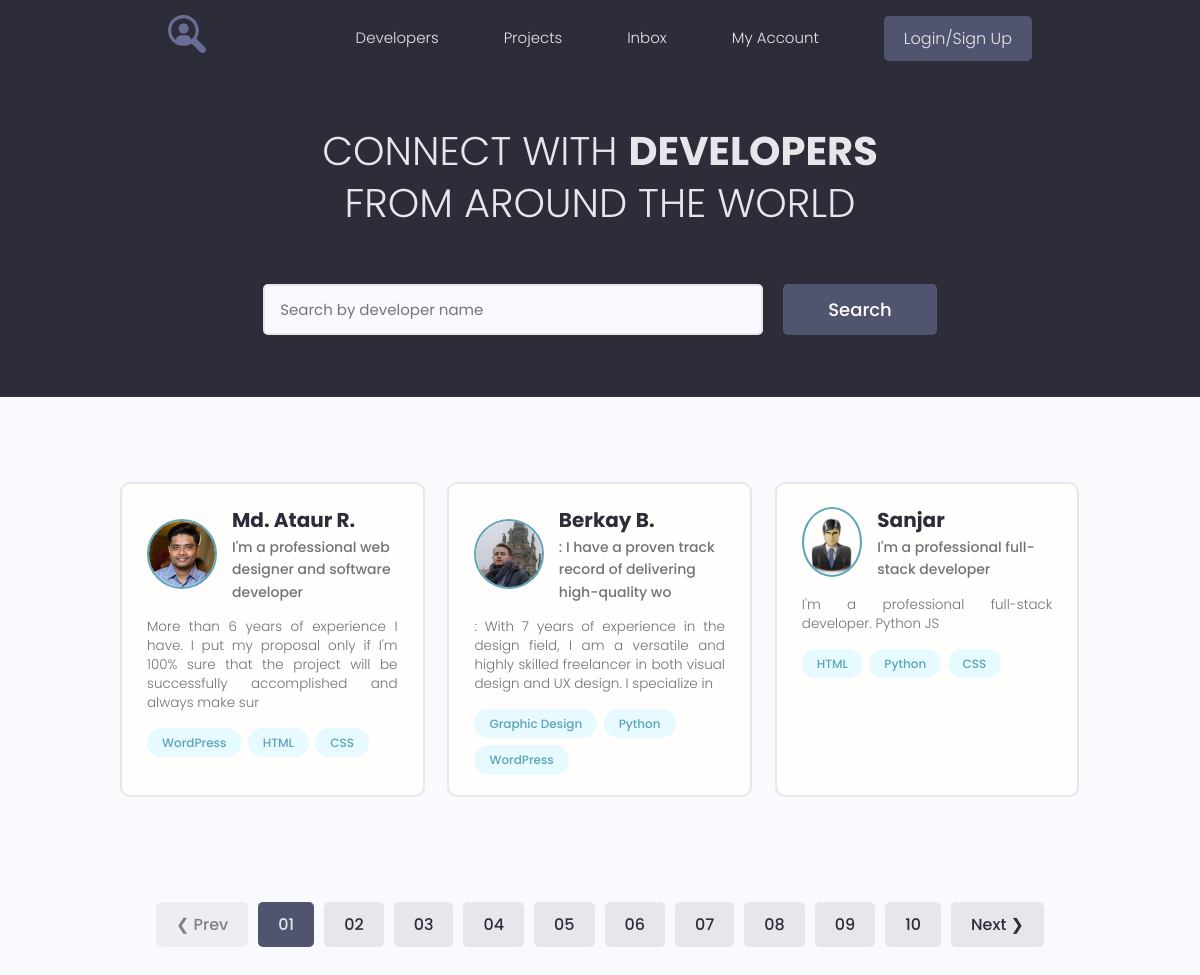
The page / on the database its author committed.
### users/models.py (models this page shows, shortened)
class Profile(models.Model):
    user = models.OneToOneField(User, on_delete=models.CASCADE, blank=True)
    name = models.CharField(max_length=200, blank=True)
    email = models.EmailField(max_length=500, blank=True)
    username = models.CharField(max_length=200, blank=True)
    short_intro = models.CharField(max_length=200, blank=True)
    bio = models.TextField(blank=True)
    profile_image = models.ImageField(upload_to="profiles/", default="profiles/user-default.png")
    social_github = models.CharField(max_length=200, blank=True)
    social_youtube = models.CharField(max_length=200, blank=True)
    social_website = models.CharField(max_length=200, blank=True)
    created = models.DateTimeField(auto_now_add=True)

class Skill(models.Model):
    owner = models.ForeignKey(Profile, on_delete=models.CASCADE, blank=True)
    name = models.CharField(max_length=200, blank=True)
    description = models.TextField(blank=True)
    created = models.DateTimeField(auto_now_add=True)
    def __str__(self):
        return self.name

### users/views.py (the view)
# urls.py: path('', views.profiles, name='profiles'),
def profiles(request):
    prof = Profile.objects.all()
    context = {'profiles': prof}
    return render(request, 'users/index.html', context)

### users/templates/users/index.html (shortened to what this page needs)
{% extends 'projects/base.html' %}
{% block content %}
  <main class="home">
    <section class="hero-section text-center">
      <div class="container container--narrow">
        <div class="hero-section__box">
          <h2>CONNECT WITH <span>DEVELOPERS</span></h2>
          <h2>FROM AROUND THE WORLD</h2>
        </div>
        <div class="hero-section__search">
          <form class="form" action="#" method="get">
            <div class="form__field">
              <input class="input input--text" id="formInput#search" type="text" name="text"
                placeholder="Search by developer name" />
            </div>
            <input class="btn btn--sub btn--lg" type="submit" value="Search" />
          </form>
        </div>
      </div>
    </section>
    <section class="devlist">
      <div class="container">
        <div class="grid grid--three">
          {% for profile in profiles %}
          <div class="column card">
            <div class="dev">
              <a href="{% url 'user_profile' profile.id %}" class="card__body">
                <div class="dev__profile">
                  <img class="avatar avatar--md" src="{{ profile.profile_image.url }}" alt="image" />
                  <div class="dev__meta">
                    <h3>{{ profile.name }}</h3>
                    <h5>{{ profile.short_intro|slice:"60" }}</h5>
                  </div>
                </div>
                <p class="dev__info">
                  {{ profile.bio|slice:"150" }}
                </p>
                <div class="dev__skills">
                  {% for skill in profile.skill_set.all|slice:"3" %}
                  <span class="tag tag--pill tag--main">
                    <small>{{ skill }}</small>
                  </span>
                  {% endfor %}
                </div>
              </a>
            </div>
          </div>
          {% endfor %}
        </div>
      </div>
    </section>
    <div class="pagination">
      <ul class="container">
        <li><a href="#" class="btn btn--disabled">&#10094; Prev</a></li>
        <li><a href="#" class="btn btn--sub">01</a></li>
        <li><a href="#" class="btn">02</a></li>
        <li><a href="#" class="btn">03</a></li>
        <li><a href="#" class="btn">04</a></li>
        <li><a href="#" class="btn">05</a></li>
        <li><a href="#" class="btn">06</a></li>
        <li><a href="#" class="btn">07</a></li>
        <li><a href="#" class="btn">08</a></li>
        <li><a href="#" class="btn">09</a></li>
        <li><a href="#" class="btn">10</a></li>
        <li><a href="#" class="btn">Next &#10095;</a></li>
      </ul>
    </div>
  </main>
{% endblock %}

### projects/static/styles/app.css (style rules this page uses)
:root { --color-sub: #2d2d39; }
.btn--sub { background-color: var(--color-sub-light); }
.card { border: 2px solid var(--color-light); }
img { width: 100%; }
.hero-section { height: 40vh; display: flex; align-items: center; background-color: var(--color-sub); }
.hero-section__box { margin-bottom: 4rem; }
.hero-section__box > h2, .hero-section__box > h2 > span { font-size: 4rem; color: var(--color-light); line-height: 1.3; text-transform: uppercase; }
.hero-section__box > h2 { font-weight: 300; }
.hero-section__box > h2 > span { font-weight: 700; }
.hero-section__search > .form { display: flex; align-items: center; justify-content: center; gap: 2rem; }
.hero-section__search > .form input.input--text { width: 50rem; }
.devlist { margin-top: 8rem; }
.devlist .grid { align-items: stretch; }
.devlist .dev .dev__profile { display: flex; align-items: center; gap: 1.5rem; }
.devlist .dev .dev__meta h3 { color: var(--color-sub); font-size: 2rem; font-weight: 700; }
.devlist .dev .dev__meta h5 { color: var(--color-text); font-size: 1.4rem; font-weight: 500; }
.devlist .dev .dev__info { margin: 1.5rem 0; font-size: 1.35rem; line-height: 1.4; text-align: justify; }
.pagination { margin-top: 8rem; margin-bottom: 10rem; }
.pagination > ul { flex-wrap: wrap; list-style: none; display: flex; align-items: center; justify-content: center; gap: 1rem; }
.pagination .btn { color: var(--color-sub); }
.pagination .btn.btn--sub { color: var(--color-light); }

### projects/static/uikit/styles/modules/_variables.css (style rules this page uses)
:root { --color-main: #5aa5b9; --color-main-light: #e6faff; --color-sub: #3f4156; --color-sub-light: #51546e; --color-sub-lighter: #ededfd; --color-text: #737373; --color-gray: #8b8b8b; --color-light: #e5e7eb; --color-light-gray: #767676; --color-bg: #f8fafd; --color-white: #fffefd; --color-white-light: #f3f3f3; --color-success: #359e64; --color-success-bg: #def8e8; --color-error: #fc4b0b; --color-error-bg: #fff2ee; --font-base: 'Poppins', arial, helvetica, 'Segoe UI', roboto, ubuntu, sans-serif; --font-monospace: 'Fira Code', 'Courier New', courier, monospace; --font-regular: 300; --font-medium: 500; --font-bold: 700; --generic-shadow: 1px 1px 5px #00000010; --generic-transition: all 0.3s ease-in-out; }

### projects/static/uikit/styles/modules/_base.css (style rules this page uses)
* { margin: 0; padding: 0; box-sizing: border-box; text-rendering: optimizeLegibility; color: inherit; font-size: inherit; }
html { font-size: 50%; }
@media only screen and (min-width: 480px) { html { font-size: 56.25%; } }
@media only screen and (min-width: 1200px) { html { font-size: 62.5%; } }
body { line-height: 1.6; font-weight: 400; font-size: 1.5rem; color: var(--color-text); background-color: var(--color-bg); min-height: 100vh; }

### projects/static/uikit/styles/modules/_typography.css (style rules this page uses)
* { font-family: var(--font-base); }
h2 { font-size: 3.6rem; font-weight: var(--font-bold); }
h3 { font-size: 3.2rem; font-weight: var(--font-medium); }
h5 { font-size: 2.4rem; font-weight: var(--font-medium); }
h5, h6 { font-weight: var(--font-regular); }
p, span, strong { font-size: 1.6rem; color: var(--color-text); font-weight: var(--font-regular); }
a { padding-bottom: 2px; text-decoration: none; display: inline-block; color: var(--color-main); font-weight: var(--font-medium); }

### projects/static/uikit/styles/modules/_utilities.css (style rules this page uses)
.container { width: 92%; max-width: 165rem; margin: 0 auto; box-sizing: border-box; }
.container--narrow { width: 92%; max-width: 120rem; }
@media screen and (min-width: 1000px) { .container { width: 90%; } }
@media screen and (min-width: 1000px) { .container--narrow { width: 85%; } }
@media screen and (min-width: 1200px) { .container { width: 80%; } }
@media screen and (min-width: 1200px) { .container--narrow { width: 72%; } }
.text-center { text-align: center; }

### projects/static/uikit/styles/modules/_avatar.css (style rules this page uses)
.avatar { border-radius: 50%; border: 2px solid var(--color-main); object-fit: cover; }
.avatar--md { height: 7rem; width: 7rem; }

### projects/static/uikit/styles/modules/_button.css (style rules this page uses)
.btn { display: inline-block; position: relative; cursor: pointer; background-color: var(--color-light); font-weight: var(--font-medium); color: var(--color-sub); text-decoration: none; padding: 1rem 2rem; border-radius: 0.5rem; border: none; width: -webkit-fit-content; width: -moz-fit-content; width: fit-content; height: -webkit-fit-content; height: -moz-fit-content; height: fit-content; font-size: 1.6rem; outline-width: 0; outline-color: transparent; -webkit-backface-visibility: hidden; backface-visibility: hidden; transition: all 0.3s ease-in-out; }
.btn:disabled, .btn--disabled { cursor: not-allowed; opacity: 0.6; }
.btn--sub { background-color: var(--color-sub); color: var(--color-white); }
.btn--lg { font-size: 1.8rem; padding: 1.2rem 4.5rem; }

### rows shown on the page
Profile: profile_image (picture), name "Md. Ataur R.", short_intro "I'm a professional web designer and software developer", bio "More than 6 years of experience I have. I put my proposal only if I'm 100% sure that the project will be successfully accomplished and always make sur"
Skill: name "WordPress"
Skill: name "HTML"
Skill: name "CSS"
Profile: profile_image (picture), name "Berkay B.", short_intro ": I have a proven track record of delivering high-quality wo", bio ": With 7 years of experience in the design field, I am a versatile and highly skilled freelancer in both visual design and UX design. I specialize in"
Skill: name "Graphic Design"
Skill: name "Python"
Skill: name "WordPress"
Profile: profile_image (placeholder picture), name "Sanjar", short_intro "I'm a professional full-stack developer", bio "I'm a professional full-stack developer. Python JS"
Skill: name "HTML"
Skill: name "Python"
Skill: name "CSS"
